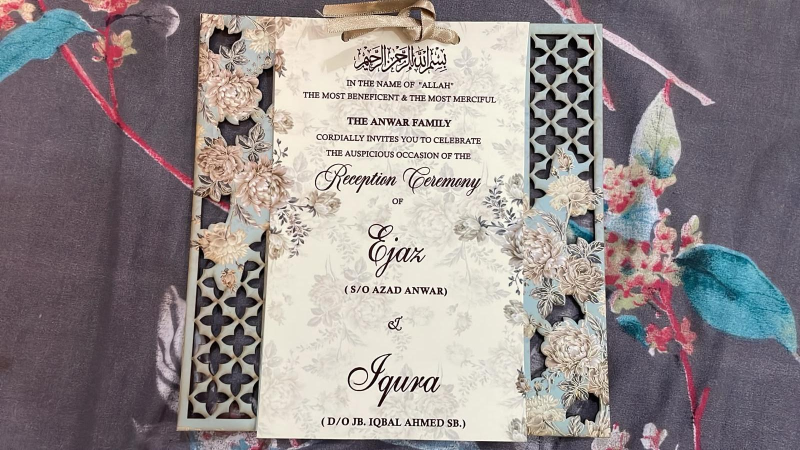
#> input picture wedding_card_1_reception.jpg, 1600 x 900 px (shown at 1/2 size)
$ python build_invitation_variants.py
#> lines starting #> are read from the running program, lines starting #| are printed output that depends on the picture; after the words box and inside, x2 and y2 are one past the last pixel; in counts of white or black regions, pixels touching at a corner belong together
import os
import subprocess
from PIL import Image
import numpy as np

BASE_DIR = os.path.dirname(os.path.abspath(__file__))
ASSETS_DIR = os.path.join(BASE_DIR, 'assets')
OUTPUT_DIR = os.path.join(BASE_DIR, 'invitation_variants')
os.makedirs(ASSETS_DIR, exist_ok=True)
os.makedirs(OUTPUT_DIR, exist_ok=True)

CHROME_BIN = "/Applications/Google Chrome.app/Contents/MacOS/Google Chrome"

print("1. Preparing cleaned physical card assets...")

# Clean Card 1 (Reception)
im1 = Image.open(os.path.join(BASE_DIR, 'wedding_card_1_reception.jpg')).convert('RGB')
#> im1 is the input picture: PIL image 1600x900 RGB; mean R, G, B 146.7, 138.6, 139
card1 = im1.crop((372, 38, 1215, 878))
w1, h1 = card1.size
#> w1 = 843; h1 = 840
arr1 = np.array(card1, dtype=float)
backing_ivory = np.array([244, 238, 226], dtype=float)

for x1, x2 in [(0, int(w1 * 0.28)), (int(w1 * 0.75), w1)]:
    sub = arr1[:, x1:x2]
    lum = 0.299 * sub[:,:,0] + 0.587 * sub[:,:,1] + 0.114 * sub[:,:,2]
    is_hole = (lum < 132) | (sub[:,:,0] > sub[:,:,1] + 25) | ((sub[:,:,2] > sub[:,:,0] + 15) & (lum < 155))
    alpha = is_hole[:,:,None].astype(float)
    arr1[:, x1:x2] = arr1[:, x1:x2] * (1 - alpha) + backing_ivory * alpha
#> this loop made 2 passes
#> pass 1, `is_hole = (lum < 132) | (sub[:,:,0] > sub[:,:,1] + 25) | ((sub[:,:,2] ..`:
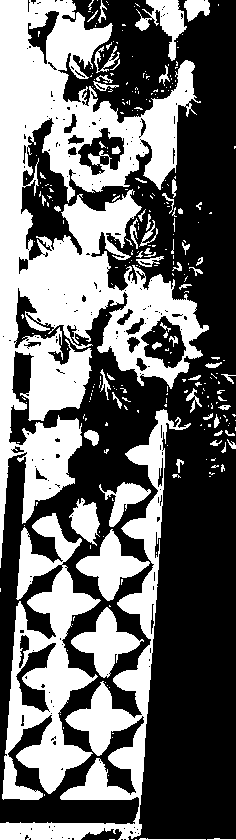
#> is_hole: shape (840, 236) bool; 42.1% white; 295 white regions (231 under 20 px), largest, box (x1, y1, x2, y2) and area: (0, 0, 209, 568) 47794, (0, 409, 191, 840) 12263, (2, 513, 101, 800) 12139
#> after the loop:
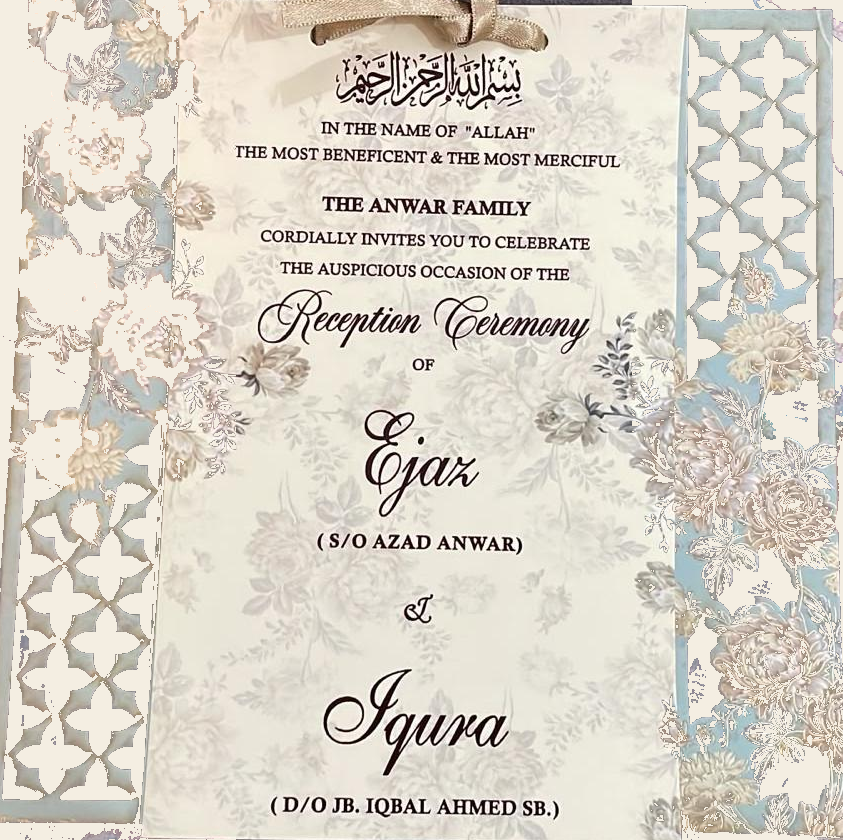
#> arr1: shape (840, 843, 3) float64; mean R, G, B 217.4, 211.5, 200.5

# Clean top edge ribbon area
for y in range(int(h1 * 0.05)):
    for x in range(w1):
        lum = 0.299 * arr1[y,x,0] + 0.587 * arr1[y,x,1] + 0.114 * arr1[y,x,2]
        if lum < 140:
            arr1[y,x] = backing_ivory

card1_clean = Image.fromarray(arr1.astype(np.uint8))
card1_clean_path = os.path.join(ASSETS_DIR, 'card1_studio_cleaned.jpg')
card1_clean.save(card1_clean_path, quality=95)

# Clean Card 2 (Programme)
im2 = Image.open(os.path.join(BASE_DIR, 'wedding_card_2_programme.jpg')).convert('RGB')
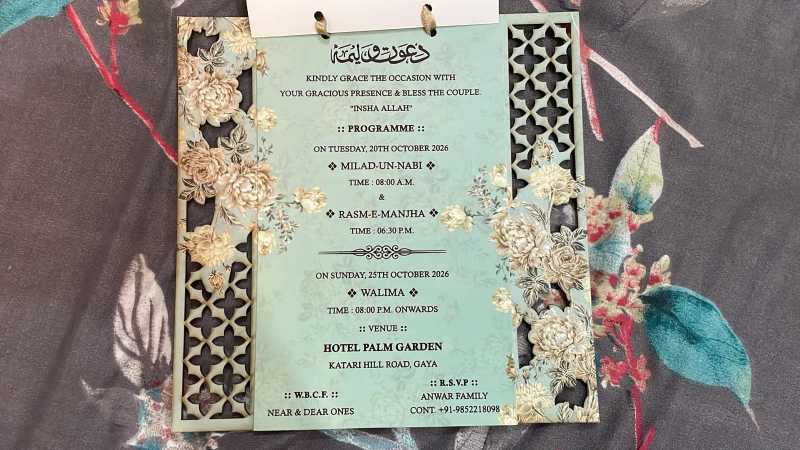
#> input picture wedding_card_2_programme.jpg, 1600 x 900 px (shown at 1/2 size)
#> im2 is the input picture: PIL image 1600x900 RGB; mean R, G, B 142.2, 140, 132.3
card2 = im2.crop((362, 32, 1205, 872))
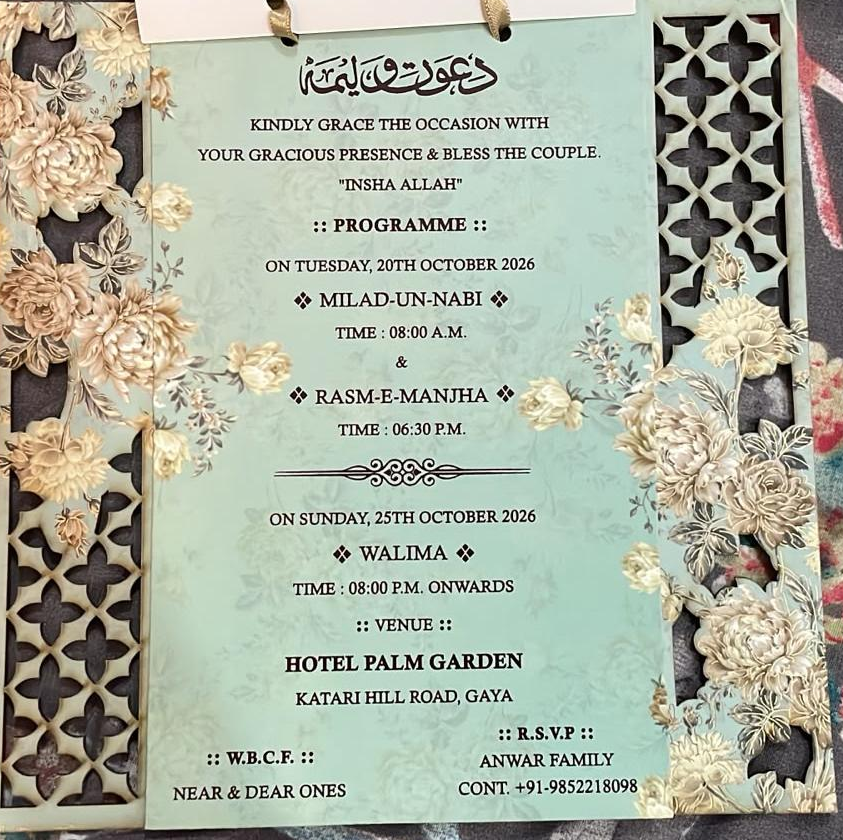
#> card2: PIL image 843x840 RGB; mean R, G, B 171.2, 176.6, 160.6
w2, h2 = card2.size
#> w2 = 843; h2 = 840
arr2 = np.array(card2, dtype=float)
backing_sage = np.array([215, 230, 222], dtype=float)
#> backing_sage = [215, 230, 222]

for x1, x2 in [(0, int(w2 * 0.28)), (int(w2 * 0.75), w2)]:
    sub = arr2[:, x1:x2]
    lum = 0.299 * sub[:,:,0] + 0.587 * sub[:,:,1] + 0.114 * sub[:,:,2]
    is_hole = (lum < 132) | (sub[:,:,0] > sub[:,:,1] + 25) | ((sub[:,:,2] > sub[:,:,0] + 15) & (lum < 155))
    alpha = is_hole[:,:,None].astype(float)
    arr2[:, x1:x2] = arr2[:, x1:x2] * (1 - alpha) + backing_sage * alpha
#> this loop made 2 passes
#> pass 1, `lum = 0.299 * sub[:,:,0] + 0.587 * sub[:,:,1] + 0.114 * sub[:,:,2]`:
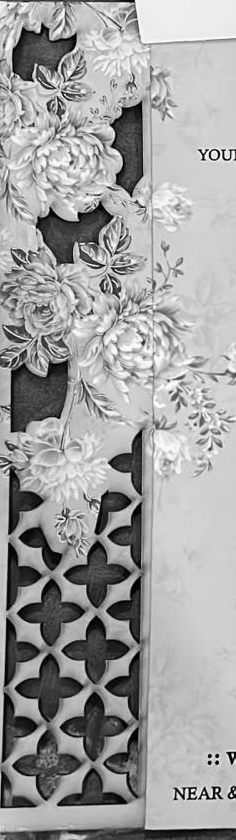
#> lum: shape (840, 236) float64; min 0.299, max 254.8, mean 161.3
#> pass 1, `is_hole = (lum < 132) | (sub[:,:,0] > sub[:,:,1] + 25) | ((sub[:,:,2] ..`:
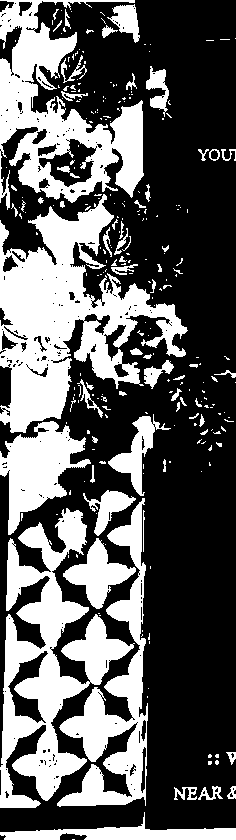
#> is_hole: shape (840, 236) bool; 36.8% white; 267 white regions (203 under 20 px), largest, box (x1, y1, x2, y2) and area: (0, 194, 188, 433) 18979, (0, 508, 135, 808) 14989, (0, 0, 144, 210) 12885

# Clean top white tab/ribbon area
for y in range(int(h2 * 0.05)):
    for x in range(w2):
        arr2[y,x] = backing_sage
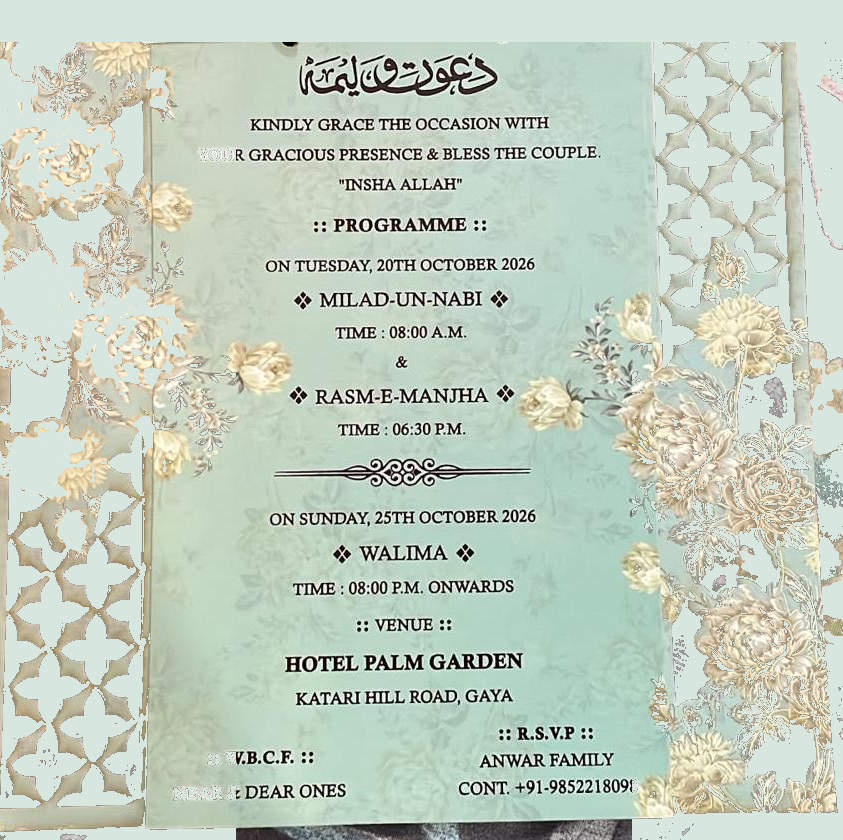
#> arr2: shape (840, 843, 3) float64; mean R, G, B 193.4, 205.4, 190.4

card2_clean = Image.fromarray(arr2.astype(np.uint8))
card2_clean_path = os.path.join(ASSETS_DIR, 'card2_studio_cleaned.jpg')
card2_clean.save(card2_clean_path, quality=95)

print("Card cleaning completed successfully!")
